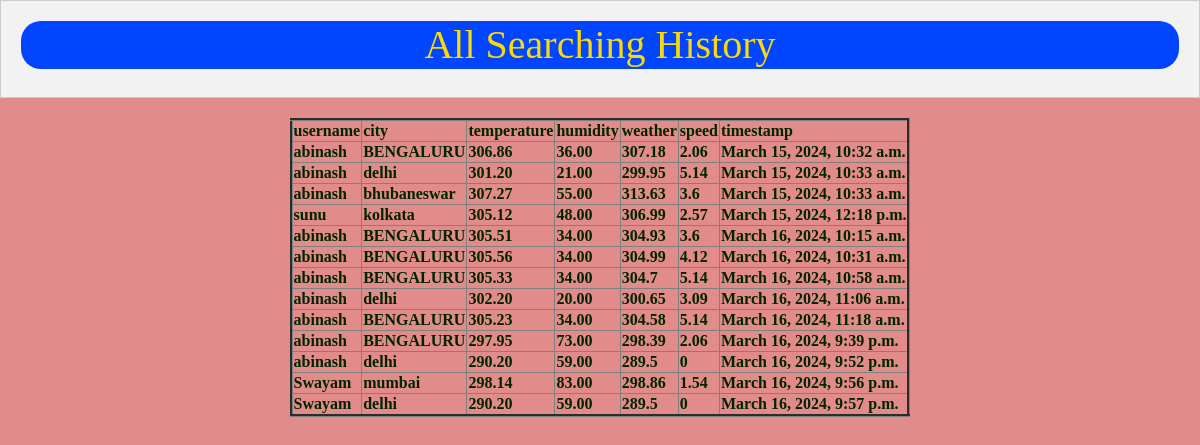
The app's page /all_history/ with its own data.
### app/models.py (models this page shows, shortened)
class WeatherData(models.Model):
    username=models.ForeignKey(User,on_delete=models.CASCADE,default=0)
    city = models.CharField(max_length=100)
    temperature = models.DecimalField(max_digits=5, decimal_places=2)
    humidity = models.DecimalField(max_digits=5, decimal_places=2)
    weather=models.CharField(max_length=10,default=0)
    speed=models.CharField(max_length=10,default=0)
    timestamp = models.DateTimeField(auto_now_add=True)

### app/views.py (the view)
# urls.py: path('all_history/',all_history,name='all_history'),
def all_history(request):
    LWO=WeatherData.objects.all()
    d={'LWO':LWO}
    return render(request,'all_history.html',d)

### templates/all_history.html (shortened to what this page needs)
{% extends 'dummy.html' %}
{% block body_block %}
<div class="message">
    <h1>All Searching History</h1>
</div>
    <table border="3px">
        <tr><th>username</th>
            <th>city</th>
            <th>temperature</th>
            <th>humidity</th>
            <th>weather</th>
            <th>speed</th>
            <th>timestamp</th>
        </tr>
{% for obj in LWO %}
        <tr><th>{{obj.username}}</th>
            <th>{{obj.city}}</th>
            <th>{{obj.temperature}}</th>
            <th>{{obj.humidity}}</th>
            <th>{{obj.weather}}</th>
            <th>{{obj.speed}}</th>
            <th>{{obj.timestamp}}</th>
        </tr>
{% endfor %}
    </table>
{% endblock %}

### templates/dummy.html (shortened to what this page needs)
<!doctype html>
<html lang="en">
  <head>
    <link rel="stylesheet" href="https://cdn.jsdelivr.net/npm/bootstrap@4.6.2/dist/css/bootstrap.min.css">
  </head>
  <body>
    <center>
{% block body_block %}
{% endblock %}
</center>
  </body>
</html>

### templates/all_history.html (style rules this page uses)
.message { background-color: #f2f2f2; border: 1px solid #ccc; padding: 20px; margin-bottom: 20px; text-align: center; }

### templates/dummy.html (style rules this page uses)
body { color: rgb(1, 36, 1); font-display: bold; font-family:Georgia, 'Times New Roman', Times, serif; text-align: center; background: rgb(225, 139, 139); }
h1 { border:color-mix(in hwb shorter hue, color palevioletred percentage); border-radius: 20px; background-color:rgb(1, 69, 255); text-align: center; color:rgb(249, 217, 7); }

### records on screen
WeatherData: username "abinash", city "BENGALURU", temperature "306.86", humidity "36.00", weather "307.18", speed "2.06", timestamp "March 15, 2024, 10:32 a.m."
WeatherData: username "abinash", city "delhi", temperature "301.20", humidity "21.00", weather "299.95", speed "5.14", timestamp "March 15, 2024, 10:33 a.m."
WeatherData: username "abinash", city "bhubaneswar", temperature "307.27", humidity "55.00", weather "313.63", speed "3.6", timestamp "March 15, 2024, 10:33 a.m."
WeatherData: username "sunu", city "kolkata", temperature "305.12", humidity "48.00", weather "306.99", speed "2.57", timestamp "March 15, 2024, 12:18 p.m."
WeatherData: username "abinash", city "BENGALURU", temperature "305.51", humidity "34.00", weather "304.93", speed "3.6", timestamp "March 16, 2024, 10:15 a.m."
WeatherData: username "abinash", city "BENGALURU", temperature "305.56", humidity "34.00", weather "304.99", speed "4.12", timestamp "March 16, 2024, 10:31 a.m."
WeatherData: username "abinash", city "BENGALURU", temperature "305.33", humidity "34.00", weather "304.7", speed "5.14", timestamp "March 16, 2024, 10:58 a.m."
WeatherData: username "abinash", city "delhi", temperature "302.20", humidity "20.00", weather "300.65", speed "3.09", timestamp "March 16, 2024, 11:06 a.m."
WeatherData: username "abinash", city "BENGALURU", temperature "305.23", humidity "34.00", weather "304.58", speed "5.14", timestamp "March 16, 2024, 11:18 a.m."
WeatherData: username "abinash", city "BENGALURU", temperature "297.95", humidity "73.00", weather "298.39", speed "2.06", timestamp "March 16, 2024, 9:39 p.m."
WeatherData: username "abinash", city "delhi", temperature "290.20", humidity "59.00", weather "289.5", speed "0", timestamp "March 16, 2024, 9:52 p.m."
WeatherData: username "Swayam", city "mumbai", temperature "298.14", humidity "83.00", weather "298.86", speed "1.54", timestamp "March 16, 2024, 9:56 p.m."
WeatherData: username "Swayam", city "delhi", temperature "290.20", humidity "59.00", weather "289.5", speed "0", timestamp "March 16, 2024, 9:57 p.m."
